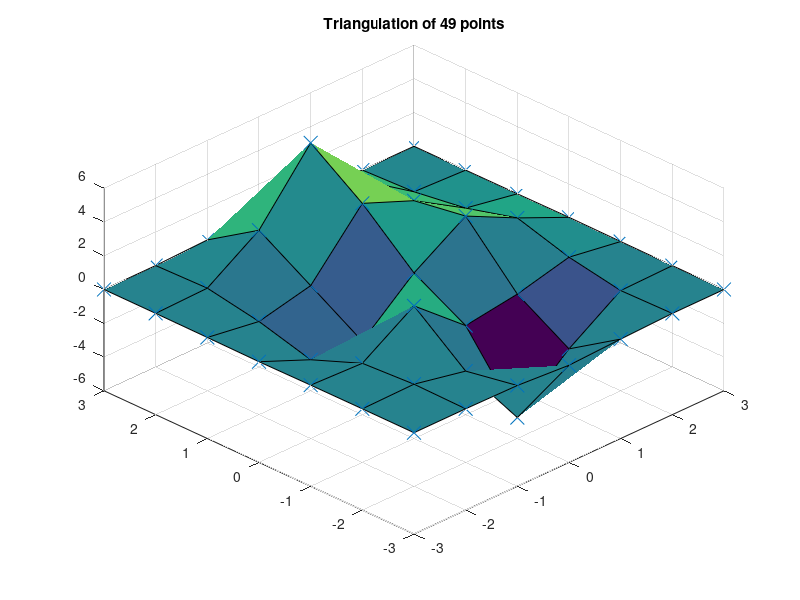

This figure's MATLAB source: (Note: this script raises an error after producing the figure.)
close all
func = @(x,y) 3*(1-x).^2.*exp(-(x.^2) - (y+1).^2) ... 
   - 10*(x/5 - x.^3 - y.^5).*exp(-x.^2-y.^2) ... 
   - 1/3*exp(-(x+1).^2 - y.^2);

[x,y] = meshgrid(-3:1:3, -3:1:3);

z = func(x,y);

surf(x,y,z)
hold on
scatter3(x,y,z, 100, 'red', 'x')
hold off
view(-45,45)
title("Triangulation of 49 points")


figure
dr = 1e-15;
epsilon = 100;
rbf_func = @(r) (1 - r ./ epsilon).^4 .* (r < epsilon) .* (4 * r / epsilon + 1);

ifunc = rbf(horzcat(flatten(x), flatten(y)), flatten(z), rbf_func, '');

% Eval:
[x_, y_] = meshgrid(-3:0.01:3, -3:0.01:3);

z_ = ifunc(horzcat(flatten(x_), flatten(y_)));

z_ = reshape(z_, size(x_));

surf(x_, y_, z_)
shading interp
hold on
scatter3(x,y,z, 100, 'red', 'x')
hold off
view(45,45)
title("RBF Interpolation of 49 points")

figure
surf(x_, y_, func(x_, y_))
shading interp
hold on
scatter3(x,y,z, 100, 'red', 'x')
hold off
view(45,45)
title("Original function")

